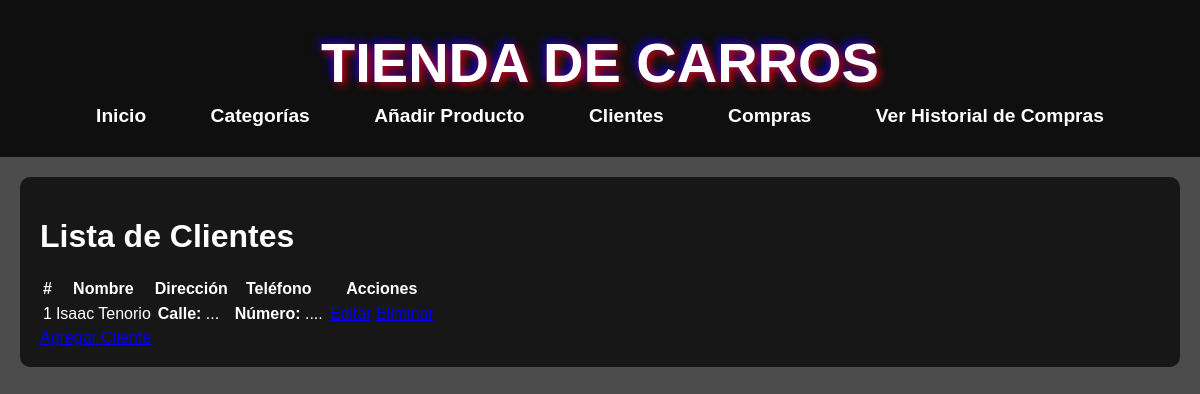
The app's page /clientes/ (signed in) with its own data.
### catalogo_carros/models.py (models this page shows, shortened)
class Cliente(models.Model):
    nombre = models.CharField(max_length=100)
    direccion = models.TextField()
    telefono = models.CharField(max_length=15)

### catalogo_carros/views.py (the view)
# urls.py: path('clientes/', views.clientes, name='clientes'),
@login_required
def clientes(request):
    clientes = Cliente.objects.all().order_by('nombre')
    return render(request, 'clientes.html', {'clientes': clientes})

### catalogo_carros/templates/clientes.html
{% extends 'base.html' %}
{% block content %}
<h1 class="text-center">Lista de Clientes</h1>
<div class="table-responsive">
    <table class="table table-striped table-bordered text-center">
        <thead class="table-dark">
            <tr>
                <th>#</th>
                <th>Nombre</th>
                <th>Dirección</th>
                <th>Teléfono</th>
                <th class="text-center">Acciones</th>
            </tr>
        </thead>
        <tbody>
            {% for cliente in clientes %}
            <tr>
                <td>{{ forloop.counter }}</td>
                <td>{{ cliente.nombre }}</td>
                <td>
                    <table class="table table-borderless m-0">
                        <tr><td><strong>Calle:</strong> {{ cliente.direccion }}</td></tr>
                    </table>
                </td>
                <td>
                    <table class="table table-borderless m-0">
                        <tr><td><strong>Número:</strong> {{ cliente.telefono }}</td></tr>
                    </table>
                </td>
                <td class="text-center">
                    <a href="{% url 'editar_cliente' cliente.id %}" class="btn btn-warning btn-sm">Editar</a>
                    <a href="{% url 'eliminar_cliente' cliente.id %}" class="btn btn-danger btn-sm" onclick="return confirm('¿Estás seguro de eliminar este cliente?');">Eliminar</a>
                </td>
            </tr>
            {% empty %}
            <tr>
                <td colspan="5" class="text-center">No hay clientes registrados</td>
            </tr>
            {% endfor %}
        </tbody>
    </table>
</div>
<div class="text-center mt-3">
    <a href="{% url 'nuevo_cliente' %}" class="btn btn-primary">Agregar Cliente</a>
</div>
{% endblock %}

### catalogo_carros/templates/base.html (style rules this page uses)
body { font-family: 'Impact', Arial, sans-serif; margin: 0; padding: 0; background: linear-gradient(rgba(0, 0, 0, 0.7), rgba(0, 0, 0, 0.7)), url('https://www.autolist.com/assets/listings/heroes/used-cars-hero.jpg') center/cover no-repeat; color: white; }

### records on screen
Cliente: nombre "Isaac Tenorio", direccion "...", telefono "...."
